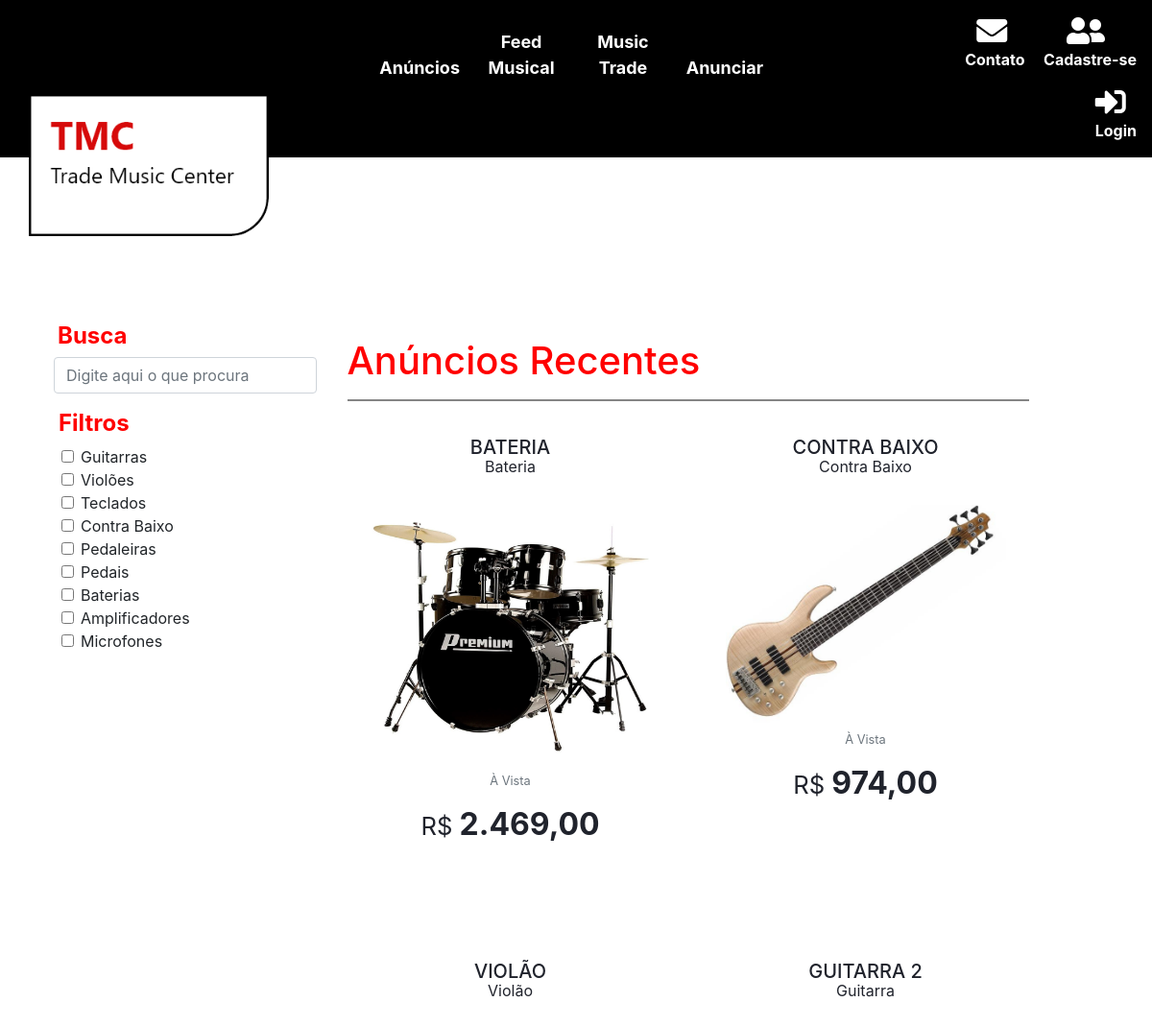
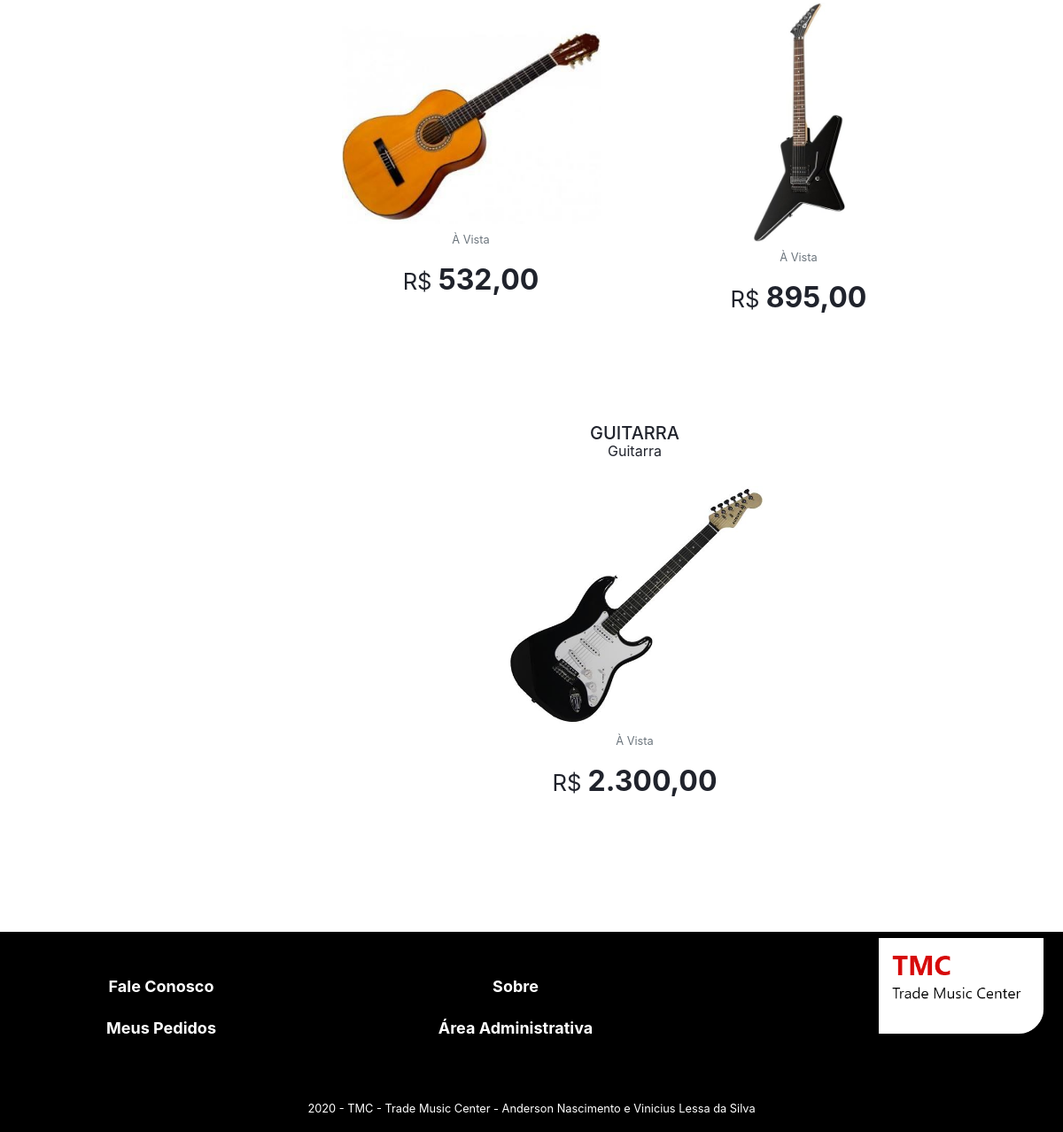
Page /Views/home/index.php on the committed database (2 pictures, top to bottom).
### tables this page shows
CREATE TABLE `produto` (
  `cod_produto` int(11) NOT NULL,
  `nome_prod` varchar(50) NOT NULL,
  `descricao_prod` varchar(250) DEFAULT NULL,
  `valor_un` decimal(6,2) NOT NULL,
  `cover_img` varchar(250) DEFAULT NULL,
  `banner_img` varchar(250) DEFAULT NULL,
  `estoque` int(11) DEFAULT NULL,
  `cod_categoria` int(11) NOT NULL,
  `destaque` tinyint(4) NOT NULL DEFAULT 0
);

CREATE TABLE `categoria` (
  `cod_categoria` int(11) NOT NULL,
  `nome_categoria` varchar(50) NOT NULL
);

### Models/m_home.php (called while the page is built, shortened)
<?php
function carregarSugestoes($conn)
{
    $sql = "SELECT  p.cod_produto, p.valor_un, p.nome_prod, p.descricao_prod, p.cover_img, p.valor_un, c.nome_categoria
      FROM produto p INNER JOIN categoria c ON p.cod_categoria = c.cod_categoria
      WHERE p.estoque > 0 ORDER BY rand() LIMIT 8 ";
    $stmt = $conn->prepare($sql) ;
    $stmt->execute();
    $result = $stmt->get_result()->fetch_all(MYSQLI_ASSOC);
    return $result;
}

### Controllers/c_home.php (called while the page is built, shortened)
<?php
$conn = require SITE_PATH . '/Models/conexao.php';
include SITE_PATH . '/Models/m_home.php';
if (isset($data_slide)) {
    $listaSugestao = carregarSugestoes($conn);
}

### Views/home/index.php (the view, shortened to what this page needs)
<?php
  $data_slide = 0;
  require SITE_PATH . '/Controllers/c_home.php';
?>
<!DOCTYPE html>
<html lang="pt-br">
<head>
  <link rel="stylesheet" href="<?php echo SITE_URL ?>/css/bootstrap.min.css">
  <link rel="stylesheet" href="<?php echo SITE_URL ?>/css/styles.css">
  <link rel="stylesheet" href="https://cdnjs.cloudflare.com/ajax/libs/font-awesome/5.11.2/css/all.css">
</head>
<body>
<?php include SITE_PATH . '/includes/menu.php'; ?>
<main class="min-h-60 mx-4">
  <article>
    <div class="container">
      <div class="row">
        <div class="col-md">
<section>
<div class="container">
  <div class="row">
    <div class="col-md-3">
      <h4 class="cor-letras font-weight-bold">Busca</h4>
      <form class="box-search ml-3" action="<?php echo SITE_URL ?>/Views/produtos/todos.php" method="get">
        <div class="form-row">
          <div class="row">
              <input class="form-control" type="search" name="pesquisa" id="pesquisa" placeholder="Digite aqui o que procura">
          </div>
        </div>
      </form>
      <div class="row">
      <h4 class="cor-letras font-weight-bold ml-3">Filtros</h4>
      </div>
      <div class="row ml-1">
        <div class="form-check">
          <input class="form-check-input" type="checkbox" value="" id="defaultCheck1">
            <label class="form-check-label" for="defaultCheck1">Guitarras</label>
        </div>
      </div>
      <div class="row ml-1">
        <div class="form-check">
          <input class="form-check-input" type="checkbox" value="" id="defaultCheck1">
            <label class="form-check-label" for="defaultCheck1">Violões</label>
        </div>
      </div>
      <div class="row ml-1">
        <div class="form-check">
          <input class="form-check-input" type="checkbox" value="" id="defaultCheck1">
            <label class="form-check-label" for="defaultCheck1">Teclados</label>
        </div>
      </div>
      <div class="row ml-1">
        <div class="form-check">
          <input class="form-check-input" type="checkbox" value="" id="defaultCheck1">
            <label class="form-check-label" for="defaultCheck1">Contra Baixo</label>
        </div>
      </div>
      <div class="row ml-1">
        <div class="form-check">
          <input class="form-check-input" type="checkbox" value="" id="defaultCheck1">
            <label class="form-check-label" for="defaultCheck1">Pedaleiras</label>
        </div>
      </div>
      <div class="row ml-1">
        <div class="form-check">
          <input class="form-check-input" type="checkbox" value="" id="defaultCheck1">
            <label class="form-check-label" for="defaultCheck1">Pedais</label>
        </div>
      </div>
      <div class="row ml-1">
        <div class="form-check">
          <input class="form-check-input" type="checkbox" value="" id="defaultCheck1">
            <label class="form-check-label" for="defaultCheck1">Baterias</label>
        </div>
      </div>
      <div class="row ml-1">
        <div class="form-check">
          <input class="form-check-input" type="checkbox" value="" id="defaultCheck1">
            <label class="form-check-label" for="defaultCheck1">Amplificadores</label>
        </div>
      </div>
      <div class="row ml-1">
        <div class="form-check">
          <input class="form-check-input" type="checkbox" value="" id="defaultCheck1">
            <label class="form-check-label" for="defaultCheck1">Microfones</label>
        </div>
      </div>
      </div>
    <div class="col-md-8 ml-4 mt-3">
    <h1 class="cor-letras">Anúncios Recentes</h1>
    <hr></hr>
<section>
    <?php if ($listaSugestao) { ?>
      <div class="row justify-content-center">
        <?php foreach ($listaSugestao as $itemSugestao) { ?>
          <div class="col-sm-6 col-12 mt-2">
            <a href="<?php echo SITE_URL ?>/Views/produtos/detalhe.php?produto=<?php echo $itemSugestao['cod_produto'] ?>"
               class="linkCardsVioloes">
              <div class="card text-center border-0 card-produto">
                <div class="card-header border-0 bg-transparent">
                  <h5 class="card-title text-uppercase">
                    <?php echo $itemSugestao['nome_prod'] ?>
                  </h5>
                  <p class="mt-n3"><?php echo $itemSugestao['nome_categoria'] ?>
                  </p>
                </div>
                <img class="card-img-top px-4 img-cover"
                     src="<?php echo SITE_URL ?>/images/produtos/<?php echo $itemSugestao['cover_img'] ?>"
                     alt="Cover: <?php echo $itemSugestao['nome_prod'] ?>">
                <div class="card-body">
                  <p class="card-text mt-n3"><small class="text-muted">À Vista</small></p>
                  <p class="card-text h2 font-weight-bold"><small>R$
                    </small><?php echo number_format($itemSugestao['valor_un'], 2, ',', '.') ?>
                  </p>
                </div>
              </div>
            </a>
          </div>
        <?php } ?>
      </div>
    <?php } else {
      include SITE_PATH . '/includes/erroCarregarProduto.php';
    } ?>
  </div>
</section>
    </div>
  </div>
</div>
  </article>
</main>
<?php include SITE_PATH . '/includes/footer.php'; ?>
</body>
</html>

### includes/menu.php (shortened to what this page needs)
<header class="menu-principal bk-preto mb-4">
  <div class="container-fluid pt-3 pl-2 pr-3">
    <div class="row">
      <div class="col-md-3">
      </div>
      <div class="col-md-6">
        <nav id="lista-menu">
          <ul>
            <li>
              <a class="border-button ft-escuro font-weight-bold" href="<?php echo SITE_URL ?>/Views/home/index.php">Anúncios</a>
            </li>
            <li>
              <a class="border-button ft-escuro font-weight-bold" href="<?php echo SITE_URL ?>/Views/produtos/FeedMusical.php">Feed Musical</a>
            </li>
            <li>
              <a class="border-button ft-escuro font-weight-bold" href="<?php echo SITE_URL ?>/Views/produtos/MusicTradeCenter.php">Music Trade</a>
            </li>
            <li>
              <a class="border-button ft-escuro font-weight-bold" href="<?php echo SITE_URL ?>/Views/produtos/Anunciar.php">Anunciar</a>
            </li>
          </ul>
        </nav>
      </div>
      <div class="menu-entrar col-md-3 text-right">
      <?php
        if (isset($_SESSION['nome_cliente'])) {
        $nomeCliente = explode(" ", $_SESSION['nome_cliente']);?>
        <i class="fas fa-user-check fa-3x"></i>
        <a href="<?php echo SITE_URL ?>/Views/Clientes/alterarCliente.php">
        </a>
        <div class="menu-entrar">
          <ul class="text-left">
            <li>Olá, <strong><?php echo $nomeCliente[0] ?></strong>
            </li>
            </li>
            <li><a href="<?php echo SITE_URL ?>/Controllers/c_cliente.php?sair=true">Sair</a>
            </li>
          </ul>
          </div>
          <?php
          } else { ?>
          <div class="menu-entrar font-weight-bold">
            <ul class="text-left">
              <li>
              <a href="<?php echo SITE_URL ?>/Views/Home/sobreNos.php"><i class="fas fa-envelope fa-2x ml-3"></i></a>
              </li>
              <li class="ml-1">
              <a href="<?php echo SITE_URL ?>/Views/Home/sobreNos.php">Contato</a>
              </li>
            </ul>
          </div>
          <div class="menu-entrar font-weight-bold">
            <ul class="text-left">
              <li>
              <a href="<?php echo SITE_URL ?>/Views/Clientes/cadastroClientes.php"><i class="fas fa-user-friends fa-2x ml-4"></i></a>
              </li>
              <li class="">
              <a href="<?php echo SITE_URL ?>/Views/Clientes/cadastroClientes.php">Cadastre-se</a>
              </li>
            </ul>
          </div>
          <div class="menu-entrar font-weight-bold">
            <ul class="text-left">
              <li>
              <a href="<?php echo SITE_URL ?>/Views/Clientes/loginCliente.php"><i class="fas fa-sign-in-alt fa-2x ml-3"></i></a>
              </li>
              <li class="ml-3">
              <a href="<?php echo SITE_URL ?>/Views/Clientes/loginCliente.php">Login</a>
              </li>
            </ul>
          </div>
          <?php }?>
          </div>
  </div>
</header>
<div class="row">
  <div class="col-md-12">
    <a href="<?php echo SITE_URL ?>/Views/home/index.php"><img id="logo-header"
      src="<?php echo SITE_URL ?>/images/logo.png" alt="Logo do site"></a>
  </div>
</div>

### includes/footer.php
<footer class="bk-preto mt-5">
  <div class="container-fluid">
    <div class="row">
      <div class="col-md-4">
        <nav id="lista-footer" class="bk-preto">
          <ul>
            <li>
              <a class="border-button ft-escuro font-weight-bold text-center mt-5" href="<?php echo SITE_URL ?>/Views/home/sobreNos.php">Fale Conosco</a>
            </li>
            <li>
            <a class="border-button ft-escuro font-weight-bold text-center mt-3" href="<?php echo SITE_URL ?>/Views/pedidos/meusPedidos.php">Meus Pedidos</a>
            </li>
          </ul>
        </nav>
      </div>
      <div class="col-md-4">
        <nav id="lista-footer" class="bk-preto">
          <ul>
            <li>
              <a class="border-button ft-escuro font-weight-bold text-center mt-5" href="<?php echo SITE_URL ?>/Views/home/sobreNos.php">Sobre</a>
            </li>
            <li>
              <a class="border-button ft-escuro font-weight-bold text-center mb-5 mt-3" href="<?php echo SITE_URL ?>/Views/adm/index.php">Área Administrativa</a>
            </li>
          </ul>
        </nav>
      </div>
      <div class="col-md-4 text-right">
        <a href="<?php echo SITE_URL ?>/Views/home/index.php">
          <img id="logo-footer" src="<?php echo SITE_URL ?>/images/logo.png" alt="Logo">
        </a>
      </div>
    </div>
    <div class="row">
      <div class="col text-center ft-escuro">
        <p><small>2020 - TMC - Trade Music Center - Anderson Nascimento e Vinicius Lessa da Silva</small></p>
      </div>
    </div>
  </div>
</footer>

### css/styles.css (style rules this page uses)
html, body { margin: 0; padding: 0; height: 100%; }
footer { width: 100%; bottom: 0; left: 0; }
.bk-preto { background-color: #000000; }
.ft-escuro { color: #ffffff; }
.menu-principal { width: 100%; }
#lista-menu { padding: 0px; margin: 0px; width: 100%; margin-top: 10px; margin-bottom: 10px; }
#lista-menu ul { list-style: none; padding: 0px; margin: 0px; width: inherit; text-align: center; }
#lista-menu ul li { display: inline; margin: 0 auto; }
#lista-menu ul li a { display: inline-block; text-decoration: none; font-size: 18px; width: 17%; }
.border-button { transition: background-color 0.5s linear; border-radius: 70px; margin: 4px 2px; color:white; }
.box-search { border-radius: 70px; height: 50px; width: 100%; padding: 0px; margin: 5px auto; }
hr { border: 1px solid rgba(68, 68, 68, 0.651); }
.menu-entrar { display: inline-block; color: #ffffff; }
.menu-entrar ul { list-style: none; margin-left: -25px; }
.menu-entrar ul li a { text-decoration: none; }
.menu-entrar ul li a { color: #ffffff; }
.menu-entrar ul li:last-child a { color: rgb(255, 255, 255); }
.cor-letras { color: #ff0000; }
#lista-footer { padding: 0px; margin: 0px; }
#lista-footer li a { display: inline-block; text-decoration: none; font-size: 18px; width: 250px; }
#lista-footer ul { list-style: none; text-align: left; }
#logo-footer { padding: 5px; width: 200px; }
#logo-header { padding: 0px; width: 250px; position: relative; top: -90px; left: 30px; }
input[type="search"], input { outline: none; }
img.img-cover { max-height: 270px; }
.card-produto { transition: box-shadow 0.3s ease; }
.min-h-60 { min-height: 61.5vh; }
.linkCardsVioloes { color: #20232c; }

### rows in the picture
produto: nome_prod "BATERIA", cod_categoria.nome_categoria "Bateria", cover_img (picture), valor_un "2.469,00"
produto: nome_prod "CONTRA BAIXO", cod_categoria.nome_categoria "Contra Baixo", cover_img (picture), valor_un "974,00"
produto: nome_prod "VIOLÃO", cod_categoria.nome_categoria "Violão", cover_img (picture), valor_un "532,00"
produto: nome_prod "GUITARRA 2", cod_categoria.nome_categoria "Guitarra", cover_img (picture), valor_un "895,00"
produto: nome_prod "GUITARRA", cod_categoria.nome_categoria "Guitarra", cover_img (picture), valor_un "2.300,00"
